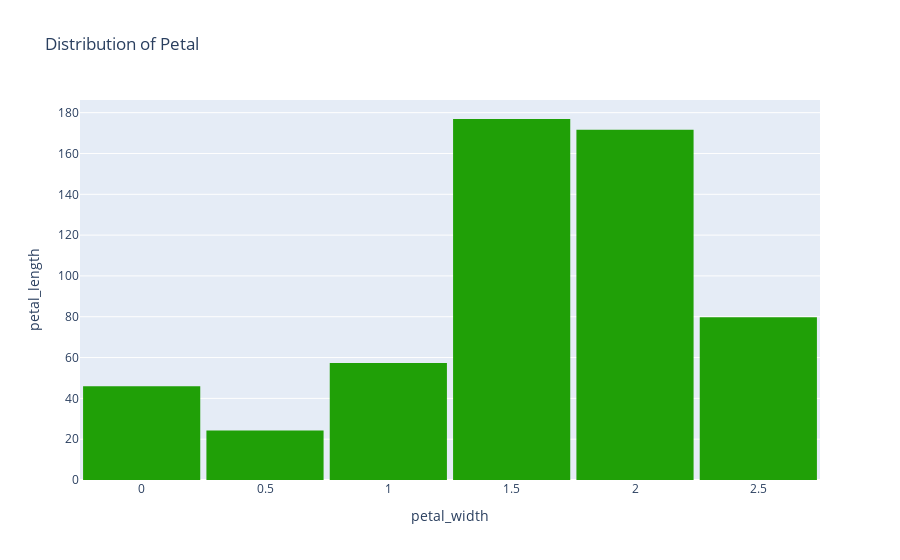

Notebook cell for this chart:
### Code cell
fig = px.histogram(iris_df, x = 'petal_width', y = 'petal_length', 
                   title = 'Distribution of Petal', color_discrete_sequence= ['#20a007'])
fig.update_layout(
    xaxis_title = 'petal_width',
    yaxis_title = 'petal_length',
    bargap=0.05,             
    showlegend=False,   
)
fig.show()

### Figure 1 — Plotly figure (JSON) as saved in the notebook; plotly's stock layout.template omitted (floating-point values rounded to 4 significant figures; data arrays with more than 128 entries replaced by an {"elided": "..."} marker saying what was removed)
{"data": [{"alignmentgroup": "True", "bingroup": "x", "histfunc": "sum", "hovertemplate": "petal_width=%{x}<br>sum of petal_length=%{y}<extra></extra>", "legendgroup": "", "marker": {"color": "#20a007", "pattern": {"shape": ""}}, "name": "", "offsetgroup": "", "orientation": "v", "showlegend": false, "type": "histogram", "x": {"elided": "147 float values"}, "xaxis": "x", "y": {"elided": "147 float values"}, "yaxis": "y"}], "layout": {"bargap": 0.05, "barmode": "relative", "legend": {"tracegroupgap": 0}, "showlegend": false, "title": {"text": "Distribution of Petal"}, "xaxis": {"anchor": "y", "domain": [0, 1], "title": {"text": "petal_width"}}, "yaxis": {"anchor": "x", "domain": [0, 1], "title": {"text": "petal_length"}}}}
